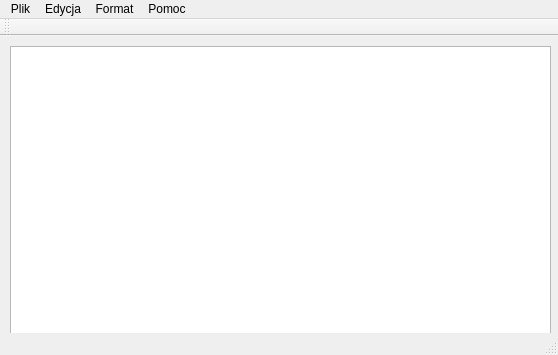
<?xml version="1.0" encoding="UTF-8"?>
<ui version="4.0">
 <class>Notatnik</class>
 <widget class="QMainWindow" name="Notatnik">
  <property name="geometry">
   <rect>
    <x>0</x>
    <y>0</y>
    <width>558</width>
    <height>355</height>
   </rect>
  </property>
  <property name="windowTitle">
   <string>Notatnik</string>
  </property>
  <widget class="QWidget" name="centralWidget">
   <widget class="QTextEdit" name="textEdit">
    <property name="geometry">
     <rect>
      <x>10</x>
      <y>10</y>
      <width>541</width>
      <height>301</height>
     </rect>
    </property>
   </widget>
  </widget>
  <widget class="QMenuBar" name="menuBar">
   <property name="geometry">
    <rect>
     <x>0</x>
     <y>0</y>
     <width>558</width>
     <height>20</height>
    </rect>
   </property>
   <widget class="QMenu" name="menuPlik">
    <property name="title">
     <string>Plik</string>
    </property>
    <addaction name="actionNowy"/>
    <addaction name="actionOtworz"/>
    <addaction name="actionSave"/>
    <addaction name="actionSaveAs"/>
    <addaction name="separator"/>
    <addaction name="actionPrint"/>
    <addaction name="separator"/>
    <addaction name="actionQuit"/>
   </widget>
   <widget class="QMenu" name="menuEdycja">
    <property name="title">
     <string>Edycja</string>
    </property>
    <addaction name="actionUndo"/>
    <addaction name="separator"/>
    <addaction name="actionCopy"/>
    <addaction name="actionPaste"/>
    <addaction name="actionCut"/>
    <addaction name="actionRemove"/>
    <addaction name="actionSelectAllText"/>
    <addaction name="separator"/>
    <addaction name="actionFind"/>
   </widget>
   <widget class="QMenu" name="menuFormat">
    <property name="title">
     <string>Format</string>
    </property>
    <addaction name="actionWrap"/>
    <addaction name="actionSetFont"/>
   </widget>
   <widget class="QMenu" name="menuPomoc">
    <property name="title">
     <string>Pomoc</string>
    </property>
   </widget>
   <addaction name="menuPlik"/>
   <addaction name="menuEdycja"/>
   <addaction name="menuFormat"/>
   <addaction name="menuPomoc"/>
  </widget>
  <widget class="QToolBar" name="mainToolBar">
   <attribute name="toolBarArea">
    <enum>TopToolBarArea</enum>
   </attribute>
   <attribute name="toolBarBreak">
    <bool>false</bool>
   </attribute>
  </widget>
  <widget class="QStatusBar" name="statusBar"/>
  <action name="actionNowy">
   <property name="text">
    <string>Nowy</string>
   </property>
   <property name="shortcut">
    <string>Ctrl+N</string>
   </property>
  </action>
  <action name="actionOtworz">
   <property name="text">
    <string>Otworz</string>
   </property>
  </action>
  <action name="actionSave">
   <property name="text">
    <string>Zapisz</string>
   </property>
  </action>
  <action name="actionSaveAs">
   <property name="text">
    <string>Zapisz jako...</string>
   </property>
  </action>
  <action name="actionPrint">
   <property name="text">
    <string>Drukuj</string>
   </property>
  </action>
  <action name="actionQuit">
   <property name="text">
    <string>Zakończ</string>
   </property>
  </action>
  <action name="actionUndo">
   <property name="text">
    <string>Cofnij</string>
   </property>
   <property name="shortcut">
    <string>Ctrl+Z</string>
   </property>
  </action>
  <action name="actionCopy">
   <property name="text">
    <string>Kopiuj</string>
   </property>
   <property name="shortcut">
    <string>Ctrl+C</string>
   </property>
  </action>
  <action name="actionPaste">
   <property name="text">
    <string>Wklej</string>
   </property>
   <property name="shortcut">
    <string>Ctrl+V</string>
   </property>
  </action>
  <action name="actionCut">
   <property name="text">
    <string>Wytnij</string>
   </property>
   <property name="shortcut">
    <string>Ctrl+X</string>
   </property>
  </action>
  <action name="actionRemove">
   <property name="text">
    <string>Usuń</string>
   </property>
   <property name="shortcut">
    <string>Del</string>
   </property>
  </action>
  <action name="actionWrap">
   <property name="checkable">
    <bool>true</bool>
   </property>
   <property name="text">
    <string>Zawijanie wierszy</string>
   </property>
  </action>
  <action name="actionSetFont">
   <property name="text">
    <string>Czcionka</string>
   </property>
  </action>
  <action name="actionSelectAllText">
   <property name="text">
    <string>Zaznacz wszystko</string>
   </property>
   <property name="shortcut">
    <string>Ctrl+A</string>
   </property>
  </action>
  <action name="actionFind">
   <property name="text">
    <string>Znajdź...</string>
   </property>
  </action>
 </widget>
 <layoutdefault spacing="6" margin="11"/>
 <resources/>
 <connections/>
</ui>
